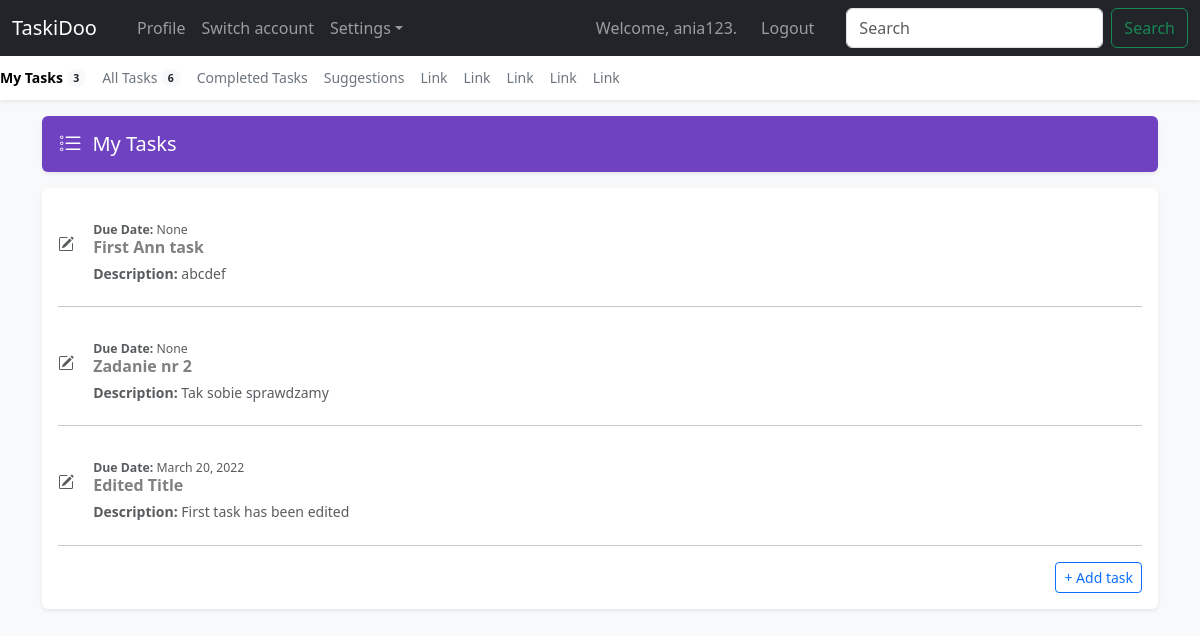
Page /tasks/ (signed in) on the earlier database version.
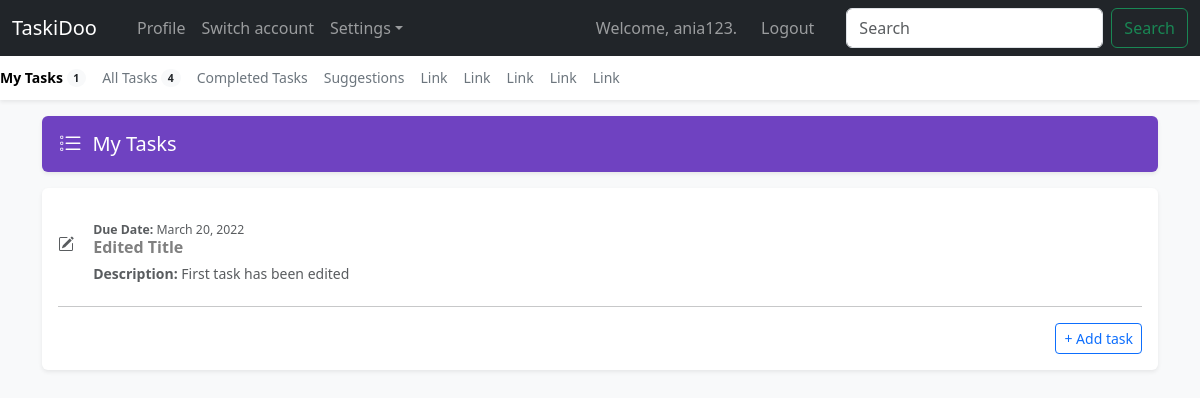
Same page on the later database version.
### todo_apps/models.py (models this page shows, shortened)
class Task(models.Model):
    text_title = models.CharField(max_length=200)
    text_desc = models.TextField(max_length=10000, default='')
    date_added = models.DateTimeField(auto_now_add=True)
    owner = models.ForeignKey(User, on_delete=models.CASCADE)
    comment = models.TextField(max_length=10000, default='')
    date_due = models.DateField()
    status = models.BooleanField(default=False)

### todo_apps/views.py (the view)
# urls.py: path('tasks/', views.tasks, name='tasks'),
@login_required
def tasks(request):
    tasks = Task.objects.filter(owner=request.user, status=False).order_by('date_due')
    all_tasks = Task.objects.filter(status=False)
    if request.method != 'POST':
        form = TaskForm()
    else:
        form = TaskForm(request.POST)
        if form.is_valid():
            form.save()
            return redirect('todo_apps:tasks')
    context = {'tasks': tasks, 'all_tasks': all_tasks}
    return render(request, 'todo_apps/tasks.html', context)

### todo_apps/templates/todo_apps/tasks.html (shortened to what this page needs)
{% extends "todo_apps/base.html" %}
{% block content %}
<main class="container">
    <div class="d-flex align-items-center p-3 my-3 text-white bg-purple rounded shadow-sm">
        <div class="lh-1">
            <h1 class="h5 mb-0 text-white lh-1">My Tasks</h1>
        </div>
    </div>
    <div class="my-3 p-3 bg-body rounded shadow-sm">
        {% for task in tasks %}
            <div class="d-flex text-muted pt-3">
            <p class="pb-2 mb-0 small lh-sm" hx-trigger="click" hx-get="{% url 'todo_apps:edit_task' task.id %}" hx-target="#dialog">
                <small><strong>Due Date:</strong> {{ task.date_due }}</small>
                <a class="myBtn d-block text-decoration-none task-item h6"><strong>{{ task.text_title }}</strong></a>
                <strong>Description:</strong> {{ task.text_desc }}
            </p>
            </div>
            <hr style="background-color: #dee2e6 1px solid">
        {% empty %}
            <p>No tasks added!</p>
        {% endfor %}
        <div class="d-block text-end mt-3">
            <button class="myBtn btn btn-outline-primary btn-sm" hx-get="{% url 'todo_apps:new_task' %}" hx-target="#dialog">+ Add task</a></button>
        </div>
    </div>
    </main>
{% endblock content %}

### todo_apps/templates/todo_apps/base.html (shortened to what this page needs)
{% load bootstrap5 %}
<!doctype html>
<html lang="en">
  <head>
    {% bootstrap_css %}
  </head>
  {% if user.is_authenticated %}
  <body class="bg-light">
        <nav class="navbar navbar-expand-lg fixed-top navbar-dark bg-dark" aria-label="Main navigation">
        <div class="container-fluid">
            <a class="navbar-brand" href="{% url 'todo_apps:index' %}">TaskiDoo</a>
            <div class="navbar-collapse offcanvas-collapse" id="navbarsExampleDefault">
            <ul class="navbar-nav me-auto mb-2 mb-lg-0">
                <li class="nav-item">
                  <a class="nav-link"></a>
                  </li>
                <li class="nav-item">
                <a class="nav-link" href="#">Profile</a>
                </li>
                <li class="nav-item">
                <a class="nav-link" href="#">Switch account</a>
                </li>
                <li class="nav-item dropdown">
                <a class="nav-link dropdown-toggle" href="#" id="dropdown01" data-bs-toggle="dropdown" aria-expanded="false">Settings</a>
                </li>
            </ul>
            <ul class="navbar-nav me-0 mb-5 mb-lg-0">
            {% if user.is_authenticated %}
            <li class="nav-item me-2">
            <a class="nav-link">Welcome, {{ user.username }}.</a>
            </li>
            <li class="nav-item me-4">
                <a class="nav-link" href="{% url 'users:logout' %}">Logout</a>
            </li>
            {% endif %}
            <form class="d-flex">
                <input class="form-control me-2" type="search" placeholder="Search" aria-label="Search">
                <button class="btn btn-outline-success" type="submit">Search</button>
            </form>
            </div>
        </div>
        </nav>
        <div class="nav-scroller bg-body shadow-sm">
        <nav class="nav nav-underline" aria-label="Secondary navigation">
            <a class="nav-link active" aria-current="page" href="{% url 'todo_apps:tasks' %}">
              My Tasks
            <span class="badge bg-light text-dark rounded-pill align-text-bottom">{{ tasks.count }}</span>
            </a>
            <a class="nav-link" href="{% url 'todo_apps:all_tasks' %}">
              All Tasks
            <span class="badge bg-light text-dark rounded-pill align-text-bottom">{{ all_tasks.count}}</span>
            </a>
            <a class="nav-link" href="{% url 'todo_apps:completed_tasks' %}">Completed Tasks</a>
            <a class="nav-link" href="#">Suggestions</a>
            <a class="nav-link" href="#">Link</a>
            <a class="nav-link" href="#">Link</a>
            <a class="nav-link" href="#">Link</a>
            <a class="nav-link" href="#">Link</a>
            <a class="nav-link" href="#">Link</a>
        </nav>
        </div>
{% endif %}
{% block content %} {% endblock content %}
  </body>
</html>

Differences in the rows shown:
removed Task: date_due "None", text_title "First Ann task", text_desc "abcdef"
removed Task: date_due "None", text_title "Zadanie nr 2", text_desc "Tak sobie sprawdzamy"
Other differences:
{{ tasks.count }}: "3" → "1"
{{ all_tasks.count }}: "6" → "4"
